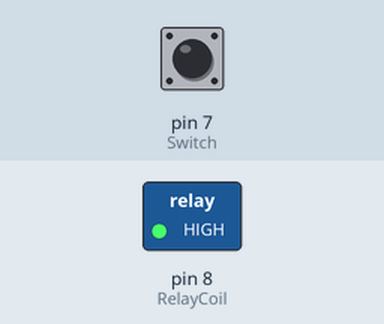
Bench run of a sketch on a simulated Arduino Uno, built with avr-gcc and run on an emulated ATmega328P. Shown: switched loads named in the sketch (green lamp = pin HIGH). Inputs (shaded band) come from the test bench; at power-on: pin 7 (Switch) HIGH. What the sketch prints to the serial monitor is not drawn.

Above: at 1.2 s.
1.3 s: pin 7 (Switch) pulled LOW for 0.15 s
At 1.37 s:
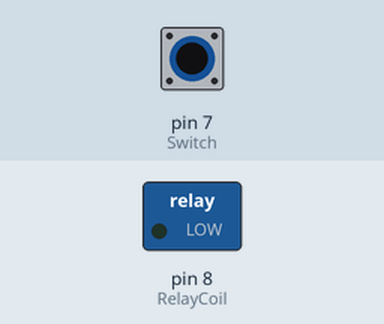
2.9 s: pin 7 (Switch) pulled LOW for 3.2 s
At 6.5 s:
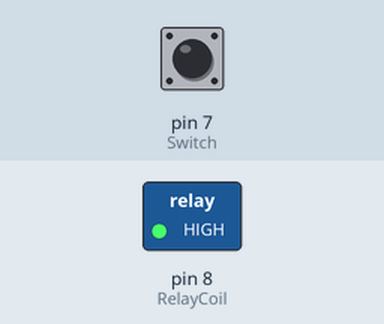
Timing chart, 0 to 8.0 s (numbered marks = the images above; inputs shaded):
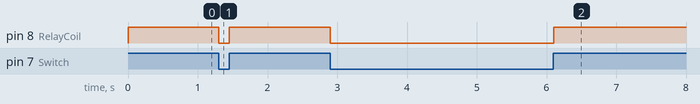

The sketch:

Relay_Switching_Test.ino
```cpp
/*
TESTING CODE FOR RELAY SWITCHING
DESIGN 2 - 2023 SEM 2

DIGITAL PIN D8 FOR RELAY SWITCHING OUTPUT
DIGITAL PIN D7 FOR SWITCHED INPUT
*/

int RelayCoil = 8; // Coil connected to Digital Pin 8
int Switch = 7; // Switch connected to Digital Pin 7

int read = 0; // variable to store switch input

void setup() {
  pinMode(RelayCoil, OUTPUT); //Sets the RelayCoil as OUTPUT
  pinMode(Switch, INPUT);  //Sets the Switch as INPUT
  Serial.begin(9600); //Setup Serial

}

void loop() {
  read = digitalRead(Switch); // reads the switch input
  digitalWrite(RelayCoil, read); // sets the relay coil equal to input
  Serial.println(read);
}
```

Measured:
- after the input at 1.3 s, pin 8 (RelayCoil): HIGH → LOW at once, → HIGH 0.15 s later
- after the input at 2.9 s, pin 8 (RelayCoil): HIGH → LOW at once, → HIGH 3.2 s later
